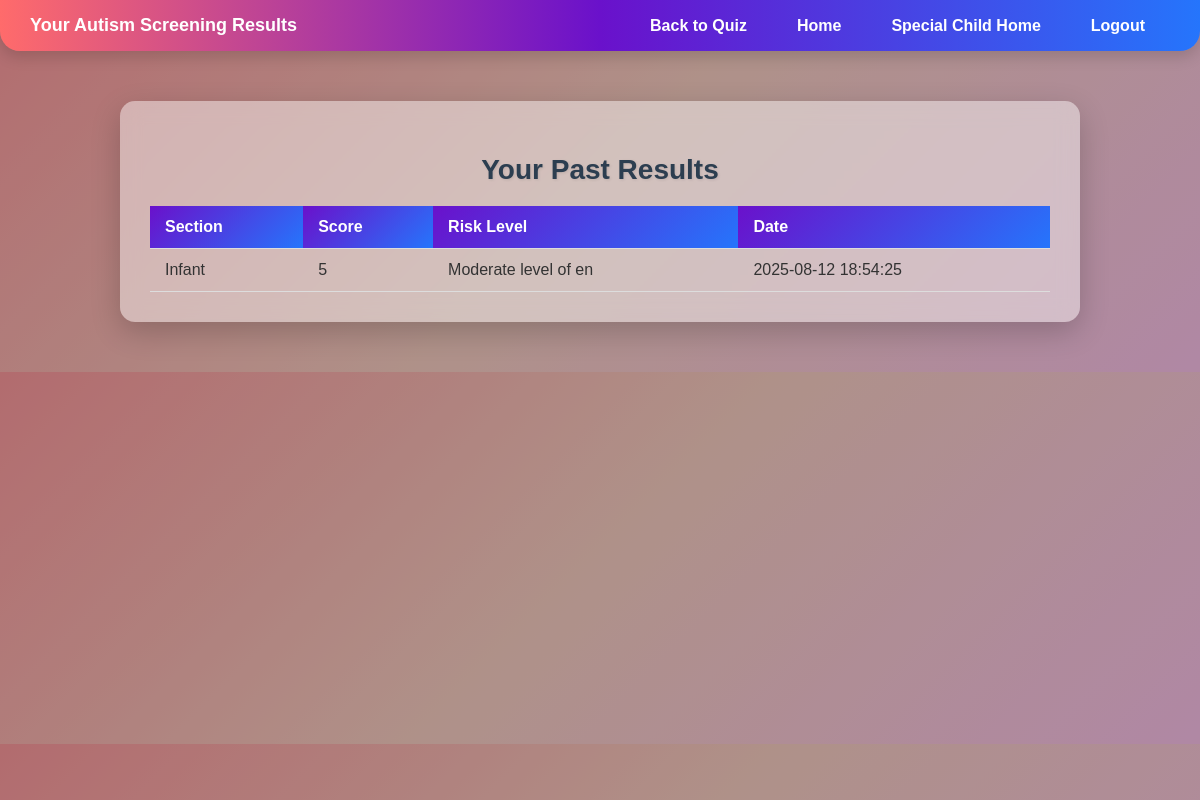
The app's page /results.php (signed in) with its own data.
### tables this page shows
CREATE TABLE `autism_results` (
  `id` int(11) NOT NULL,
  `user_id` int(11) NOT NULL,
  `section` varchar(20) NOT NULL,
  `red_flags` int(11) NOT NULL,
  `risk_level` varchar(20) NOT NULL,
  `date` timestamp NOT NULL DEFAULT current_timestamp()
);

### results.php (the view, shortened to what this page needs)
<?php
include 'db.php';
$user_id = $_SESSION['user_id'];
?>
<!DOCTYPE html>
<html lang="en">
<head>
</head>
<body>
<video autoplay muted loop id="bg-video">
    <source src="quiz.mp4" type="video/mp4">
</video>
<div class="overlay"></div>
    <div class="navbar">
        <span>Your Autism Screening Results</span>
        <ul>
            <li><a href="autism_quiz.php">Back to Quiz</a></li>
            <li><a href="parent_dashboard.php">Home</a></li>
            <li><a href="specialchild.php">Special Child Home</a></li>
            <li><a href="parent_logout.php">Logout</a></li>
        </ul>
    </div>
    <div class="container">
        <h2>Your Past Results</h2>
        <table>
            <thead>
                <tr>
                    <th>Section</th>
                    <th>Score</th>
                    <th>Risk Level</th>
                    <th>Date</th>
                </tr>
            </thead>
            <tbody>
                <?php
                $sql = "SELECT * FROM autism_results WHERE user_id = $user_id ORDER BY date DESC";
                $result = $conn->query($sql);
                if ($result->num_rows > 0) {
                    while ($row = $result->fetch_assoc()) {
                        echo "<tr>
                            <td>" . ucfirst($row['section']) . "</td>
                            <td>{$row['red_flags']}</td>
                            <td>{$row['risk_level']}</td>
                            <td>{$row['date']}</td>
                        </tr>";
                    }
                } else {
                    echo "<tr><td colspan='4'>No results found.</td></tr>";
                }
                ?>
            </tbody>
        </table>
    </div>
</body>
</html>

### results.php (style rules this page uses)
body { font-family: 'Poppins', sans-serif; margin: 0; padding: 0; text-align: center; color: #333; background: linear-gradient(135deg, #ff9a9e, #fad0c4, #fbc2eb); }
.navbar { background: linear-gradient(90deg, #ff6b6b, #6a11cb, #2575fc); color: white; padding: 15px 30px; display: flex; justify-content: space-between; align-items: center; box-shadow: 0 6px 15px rgba(0,0,0,0.15); border-radius: 0 0 20px 20px; }
.navbar span { font-weight: bold; font-size: 18px; }
.navbar ul { list-style: none; margin: 0; padding: 0; display: flex; }
.navbar ul li { margin: 0 15px; }
.navbar ul li a { color: white; text-decoration: none; font-weight: 600; transition: all 0.3s ease-in-out; padding: 5px 10px; border-radius: 5px; }
.container { max-width: 900px; margin: 50px auto; padding: 30px; background: rgba(255, 255, 255, 0.44); backdrop-filter: blur(10px); border-radius: 15px; box-shadow: 0 10px 30px rgba(0,0,0,0.2); transition: all 0.3s ease-in-out; }
.container h2 { font-size: 28px; margin-bottom: 20px; color: #2c3e50; text-shadow: 1px 1px 3px rgba(0,0,0,0.1); }
table { width: 100%; border-collapse: collapse; margin-top: 20px; }
th, td { padding: 12px 15px; border-bottom: 1px solid #ddd; text-align: left; transition: background 0.3s ease-in-out; }
th { background: linear-gradient(135deg, #6a11cb, #2575fc); color: white; font-weight: 600; }
#bg-video { position: fixed; top: 0; left: 0; width: 100%; height: 100%; object-fit: cover; z-index: -2; }
.overlay { position: fixed; top: 0; left: 0; width: 100%; height: 100%; background: rgba(0,0,0,0.3); z-index: -1; }
.navbar, .container { position: relative; z-index: 1; }

### records on screen
autism_results: section "Infant", red_flags "5", risk_level "Moderate level of en", date "2025-08-12 18:54:25"
